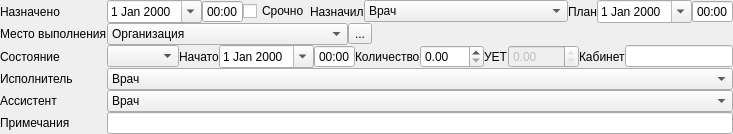
         <widget class="QFrame" name="frameAP">
          <property name="frameShape">
           <enum>QFrame::NoFrame</enum>
          </property>
          <property name="frameShadow">
           <enum>QFrame::Sunken</enum>
          </property>
          <layout class="QGridLayout" name="gridLayout_4">
           <property name="margin">
            <number>0</number>
           </property>
           <property name="spacing">
            <number>0</number>
           </property>
           <item row="3" column="1" colspan="6">
            <widget class="QWidget" name="frmMiddle" native="true">
             <layout class="QHBoxLayout" name="horizontalLayout_14">
              <property name="spacing">
               <number>0</number>
              </property>
              <property name="margin">
               <number>0</number>
              </property>
              <item>
               <widget class="CActionStatusComboBox" name="cmbStatus">
                <property name="sizePolicy">
                 <sizepolicy hsizetype="Preferred" vsizetype="Fixed">
                  <horstretch>0</horstretch>
                  <verstretch>0</verstretch>
                 </sizepolicy>
                </property>
                <property name="sizeAdjustPolicy">
                 <enum>QComboBox::AdjustToContents</enum>
                </property>
               </widget>
              </item>
              <item>
               <widget class="QFrame" name="frmAPBegDateTime">
                <property name="sizePolicy">
                 <sizepolicy hsizetype="Maximum" vsizetype="Preferred">
                  <horstretch>0</horstretch>
                  <verstretch>0</verstretch>
                 </sizepolicy>
                </property>
                <property name="frameShape">
                 <enum>QFrame::NoFrame</enum>
                </property>
                <property name="frameShadow">
                 <enum>QFrame::Plain</enum>
                </property>
                <layout class="QHBoxLayout" name="horizontalLayout_15">
                 <property name="spacing">
                  <number>0</number>
                 </property>
                 <property name="margin">
                  <number>0</number>
                 </property>
                 <item>
                  <widget class="QLabel" name="lblBegDate">
                   <property name="sizePolicy">
                    <sizepolicy hsizetype="Maximum" vsizetype="Preferred">
                     <horstretch>0</horstretch>
                     <verstretch>0</verstretch>
                    </sizepolicy>
                   </property>
                   <property name="text">
                    <string>Начато</string>
                   </property>
                   <property name="buddy">
                    <cstring>edtBegDate</cstring>
                   </property>
                  </widget>
                 </item>
                 <item>
                  <widget class="CDateEdit" name="edtBegDate">
                   <property name="sizePolicy">
                    <sizepolicy hsizetype="Maximum" vsizetype="Fixed">
                     <horstretch>0</horstretch>
                     <verstretch>0</verstretch>
                    </sizepolicy>
                   </property>
                   <property name="whatsThis">
                    <string>дата окончания осмотра</string>
                   </property>
                   <property name="calendarPopup">
                    <bool>true</bool>
                   </property>
                  </widget>
                 </item>
                 <item>
                  <widget class="CTimeEdit" name="edtBegTime">
                   <property name="sizePolicy">
                    <sizepolicy hsizetype="Maximum" vsizetype="Fixed">
                     <horstretch>0</horstretch>
                     <verstretch>0</verstretch>
                    </sizepolicy>
                   </property>
                   <property name="buttonSymbols">
                    <enum>QAbstractSpinBox::NoButtons</enum>
                   </property>
                   <property name="displayFormat">
                    <string>HH:mm</string>
                   </property>
                  </widget>
                 </item>
                </layout>
               </widget>
              </item>
              <item>
               <widget class="QFrame" name="frmAPEndDateTime">
                <property name="sizePolicy">
                 <sizepolicy hsizetype="Maximum" vsizetype="Preferred">
                  <horstretch>0</horstretch>
                  <verstretch>0</verstretch>
                 </sizepolicy>
                </property>
                <property name="frameShape">
                 <enum>QFrame::NoFrame</enum>
                </property>
                <property name="frameShadow">
                 <enum>QFrame::Plain</enum>
                </property>
                <layout class="QHBoxLayout" name="horizontalLayout_16">
                 <property name="spacing">
                  <number>0</number>
                 </property>
                 <property name="margin">
                  <number>0</number>
                 </property>
                </layout>
               </widget>
              </item>
              <item>
               <widget class="QLabel" name="lblAmount">
                <property name="sizePolicy">
                 <sizepolicy hsizetype="Maximum" vsizetype="Preferred">
                  <horstretch>0</horstretch>
                  <verstretch>0</verstretch>
                 </sizepolicy>
                </property>
                <property name="text">
                 <string>Количество</string>
                </property>
                <property name="buddy">
                 <cstring>edtAmount</cstring>
                </property>
               </widget>
              </item>
              <item>
               <widget class="QDoubleSpinBox" name="edtAmount">
                <property name="sizePolicy">
                 <sizepolicy hsizetype="Maximum" vsizetype="Fixed">
                  <horstretch>0</horstretch>
                  <verstretch>0</verstretch>
                 </sizepolicy>
                </property>
                <property name="maximum">
                 <double>999.990000000000009</double>
                </property>
               </widget>
              </item>
              <item>
               <widget class="QLabel" name="lblUet">
                <property name="sizePolicy">
                 <sizepolicy hsizetype="Maximum" vsizetype="Preferred">
                  <horstretch>0</horstretch>
                  <verstretch>0</verstretch>
                 </sizepolicy>
                </property>
                <property name="text">
                 <string>УЕТ</string>
                </property>
                <property name="buddy">
                 <cstring>edtUet</cstring>
                </property>
               </widget>
              </item>
              <item>
               <widget class="QDoubleSpinBox" name="edtUet">
                <property name="enabled">
                 <bool>false</bool>
                </property>
                <property name="sizePolicy">
                 <sizepolicy hsizetype="Maximum" vsizetype="Fixed">
                  <horstretch>0</horstretch>
                  <verstretch>0</verstretch>
                 </sizepolicy>
                </property>
                <property name="readOnly">
                 <bool>true</bool>
                </property>
                <property name="maximum">
                 <double>1000.000000000000000</double>
                </property>
                <property name="singleStep">
                 <double>0.500000000000000</double>
                </property>
               </widget>
              </item>
              <item>
               <widget class="QLabel" name="lblOffice">
                <property name="sizePolicy">
                 <sizepolicy hsizetype="Maximum" vsizetype="Preferred">
                  <horstretch>0</horstretch>
                  <verstretch>0</verstretch>
                 </sizepolicy>
                </property>
                <property name="text">
                 <string>Кабинет</string>
                </property>
                <property name="buddy">
                 <cstring>edtOffice</cstring>
                </property>
               </widget>
              </item>
              <item>
               <widget class="QLineEdit" name="edtOffice">
                <property name="sizePolicy">
                 <sizepolicy hsizetype="Maximum" vsizetype="Fixed">
                  <horstretch>0</horstretch>
                  <verstretch>0</verstretch>
                 </sizepolicy>
                </property>
                <property name="maxLength">
                 <number>16</number>
                </property>
               </widget>
              </item>
             </layout>
            </widget>
           </item>
           <item row="2" column="4" colspan="3">
            <widget class="QWidget" name="pnlMainAPMKBWidgets" native="true">
             <layout class="QHBoxLayout" name="horizontalLayout_17">
              <property name="spacing">
               <number>0</number>
              </property>
              <property name="margin">
               <number>0</number>
              </property>
              <item>
               <widget class="QWidget" name="pnlAPMKBWidgets" native="true">
                <property name="sizePolicy">
                 <sizepolicy hsizetype="Preferred" vsizetype="Preferred">
                  <horstretch>0</horstretch>
                  <verstretch>0</verstretch>
                 </sizepolicy>
                </property>
                <layout class="QHBoxLayout" name="horizontalLayout_18">
                 <property name="spacing">
                  <number>0</number>
                 </property>
                 <property name="margin">
                  <number>0</number>
                 </property>
                </layout>
               </widget>
              </item>
             </layout>
            </widget>
           </item>
           <item row="0" column="1" colspan="6">
            <widget class="QWidget" name="frmTop" native="true">
             <layout class="QHBoxLayout" name="horizontalLayout_11">
              <property name="spacing">
               <number>0</number>
              </property>
              <property name="margin">
               <number>0</number>
              </property>
              <item>
               <widget class="QFrame" name="frmAPDirectionDateTime">
                <property name="sizePolicy">
                 <sizepolicy hsizetype="Maximum" vsizetype="Preferred">
                  <horstretch>0</horstretch>
                  <verstretch>0</verstretch>
                 </sizepolicy>
                </property>
                <property name="frameShape">
                 <enum>QFrame::NoFrame</enum>
                </property>
                <property name="frameShadow">
                 <enum>QFrame::Plain</enum>
                </property>
                <layout class="QHBoxLayout" name="horizontalLayout_12">
                 <property name="spacing">
                  <number>0</number>
                 </property>
                 <property name="margin">
                  <number>0</number>
                 </property>
                 <item>
                  <widget class="CDateEdit" name="edtDirectionDate">
                   <property name="sizePolicy">
                    <sizepolicy hsizetype="Maximum" vsizetype="Fixed">
                     <horstretch>0</horstretch>
                     <verstretch>0</verstretch>
                    </sizepolicy>
                   </property>
                   <property name="whatsThis">
                    <string>дата начала осмотра</string>
                   </property>
                   <property name="calendarPopup">
                    <bool>true</bool>
                   </property>
                  </widget>
                 </item>
                 <item>
                  <widget class="CTimeEdit" name="edtDirectionTime">
                   <property name="sizePolicy">
                    <sizepolicy hsizetype="Maximum" vsizetype="Fixed">
                     <horstretch>0</horstretch>
                     <verstretch>0</verstretch>
                    </sizepolicy>
                   </property>
                   <property name="buttonSymbols">
                    <enum>QAbstractSpinBox::NoButtons</enum>
                   </property>
                   <property name="displayFormat">
                    <string>HH:mm</string>
                   </property>
                  </widget>
                 </item>
                </layout>
               </widget>
              </item>
              <item>
               <widget class="QCheckBox" name="chkIsUrgent">
                <property name="sizePolicy">
                 <sizepolicy hsizetype="Maximum" vsizetype="Fixed">
                  <horstretch>0</horstretch>
                  <verstretch>0</verstretch>
                 </sizepolicy>
                </property>
                <property name="text">
                 <string>Срочно</string>
                </property>
               </widget>
              </item>
              <item>
               <widget class="QLabel" name="lblSetPerson">
                <property name="sizePolicy">
                 <sizepolicy hsizetype="Maximum" vsizetype="Preferred">
                  <horstretch>0</horstretch>
                  <verstretch>0</verstretch>
                 </sizepolicy>
                </property>
                <property name="text">
                 <string>Назначил</string>
                </property>
                <property name="buddy">
                 <cstring>cmbSetPerson</cstring>
                </property>
               </widget>
              </item>
              <item>
               <widget class="CPersonWithOrgListComboBoxEx" name="cmbSetPerson">
                <item>
                 <property name="text">
                  <string>Врач</string>
                 </property>
                </item>
               </widget>
              </item>
              <item>
               <widget class="QLabel" name="lblPlannedEndDate">
                <property name="sizePolicy">
                 <sizepolicy hsizetype="Maximum" vsizetype="Preferred">
                  <horstretch>0</horstretch>
                  <verstretch>0</verstretch>
                 </sizepolicy>
                </property>
                <property name="text">
                 <string>План</string>
                </property>
                <property name="buddy">
                 <cstring>edtPlannedEndDate</cstring>
                </property>
               </widget>
              </item>
              <item>
               <widget class="QFrame" name="frmAPPlannedEndDateTime">
                <property name="sizePolicy">
                 <sizepolicy hsizetype="Maximum" vsizetype="Preferred">
                  <horstretch>0</horstretch>
                  <verstretch>0</verstretch>
                 </sizepolicy>
                </property>
                <property name="frameShape">
                 <enum>QFrame::NoFrame</enum>
                </property>
                <property name="frameShadow">
                 <enum>QFrame::Plain</enum>
                </property>
                <layout class="QHBoxLayout" name="horizontalLayout_13">
                 <property name="spacing">
                  <number>0</number>
                 </property>
                 <property name="margin">
                  <number>0</number>
                 </property>
                 <item>
                  <widget class="CDateEdit" name="edtPlannedEndDate">
                   <property name="sizePolicy">
                    <sizepolicy hsizetype="Maximum" vsizetype="Fixed">
                     <horstretch>0</horstretch>
                     <verstretch>0</verstretch>
                    </sizepolicy>
                   </property>
                   <property name="calendarPopup">
                    <bool>true</bool>
                   </property>
                  </widget>
                 </item>
                 <item>
                  <widget class="QTimeEdit" name="edtPlannedEndTime">
                   <property name="sizePolicy">
                    <sizepolicy hsizetype="Maximum" vsizetype="Fixed">
                     <horstretch>0</horstretch>
                     <verstretch>0</verstretch>
                    </sizepolicy>
                   </property>
                   <property name="buttonSymbols">
                    <enum>QAbstractSpinBox::NoButtons</enum>
                   </property>
                   <property name="displayFormat">
                    <string>HH:mm</string>
                   </property>
                  </widget>
                 </item>
                </layout>
               </widget>
              </item>
             </layout>
            </widget>
           </item>
           <item row="14" column="0" colspan="7">
            <widget class="QFrame" name="frmAPButtonsBar">
             <property name="frameShape">
              <enum>QFrame::NoFrame</enum>
             </property>
             <property name="frameShadow">
              <enum>QFrame::Plain</enum>
             </property>
             <property name="lineWidth">
              <number>0</number>
             </property>
             <layout class="QHBoxLayout" name="horizontalLayout_6">
              <property name="spacing">
               <number>0</number>
              </property>
              <property name="margin">
               <number>0</number>
              </property>
             </layout>
            </widget>
           </item>
           <item row="2" column="3">
            <widget class="QToolButton" name="btnSelectOrg">
             <property name="text">
              <string>...</string>
             </property>
            </widget>
           </item>
           <item row="2" column="1" colspan="2">
            <widget class="CPolyclinicComboBox" name="cmbOrg">
             <property name="sizePolicy">
              <sizepolicy hsizetype="Minimum" vsizetype="Fixed">
               <horstretch>0</horstretch>
               <verstretch>0</verstretch>
              </sizepolicy>
             </property>
             <item>
              <property name="text">
               <string>Организация</string>
              </property>
             </item>
            </widget>
           </item>
           <item row="8" column="0">
            <widget class="QLabel" name="lblNote">
             <property name="sizePolicy">
              <sizepolicy hsizetype="Maximum" vsizetype="Preferred">
               <horstretch>0</horstretch>
               <verstretch>0</verstretch>
              </sizepolicy>
             </property>
             <property name="text">
              <string>Примечания</string>
             </property>
             <property name="buddy">
              <cstring>edtNote</cstring>
             </property>
            </widget>
           </item>
           <item row="3" column="0">
            <widget class="QLabel" name="lblStatus">
             <property name="sizePolicy">
              <sizepolicy hsizetype="Maximum" vsizetype="Preferred">
               <horstretch>0</horstretch>
               <verstretch>0</verstretch>
              </sizepolicy>
             </property>
             <property name="text">
              <string>Состояние</string>
             </property>
             <property name="buddy">
              <cstring>cmbStatus</cstring>
             </property>
            </widget>
           </item>
           <item row="0" column="0">
            <widget class="QLabel" name="lblAPDirectionDate">
             <property name="sizePolicy">
              <sizepolicy hsizetype="Maximum" vsizetype="Preferred">
               <horstretch>0</horstretch>
               <verstretch>0</verstretch>
              </sizepolicy>
             </property>
             <property name="text">
              <string>Назначено</string>
             </property>
             <property name="buddy">
              <cstring>edtDirectionDate</cstring>
             </property>
            </widget>
           </item>
           <item row="6" column="0">
            <widget class="QLabel" name="lblPerson">
             <property name="sizePolicy">
              <sizepolicy hsizetype="Maximum" vsizetype="Preferred">
               <horstretch>0</horstretch>
               <verstretch>0</verstretch>
              </sizepolicy>
             </property>
             <property name="text">
              <string>Исполнитель</string>
             </property>
             <property name="buddy">
              <cstring>cmbPerson</cstring>
             </property>
            </widget>
           </item>
           <item row="2" column="0">
            <widget class="QLabel" name="lblOrg">
             <property name="sizePolicy">
              <sizepolicy hsizetype="Maximum" vsizetype="Preferred">
               <horstretch>0</horstretch>
               <verstretch>0</verstretch>
              </sizepolicy>
             </property>
             <property name="text">
              <string>Место выполнения</string>
             </property>
            </widget>
           </item>
           <item row="8" column="1" colspan="6">
            <widget class="QLineEdit" name="edtNote"/>
           </item>
           <item row="7" column="0">
            <widget class="QLabel" name="lblAssistant">
             <property name="sizePolicy">
              <sizepolicy hsizetype="Maximum" vsizetype="Preferred">
               <horstretch>0</horstretch>
               <verstretch>0</verstretch>
              </sizepolicy>
             </property>
             <property name="text">
              <string>Ассистент</string>
             </property>
             <property name="buddy">
              <cstring>cmbAssistant</cstring>
             </property>
            </widget>
           </item>
           <item row="7" column="1" colspan="6">
            <widget class="CPersonWithOrgListComboBoxEx" name="cmbAssistant">
             <property name="sizePolicy">
              <sizepolicy hsizetype="Preferred" vsizetype="Fixed">
               <horstretch>0</horstretch>
               <verstretch>0</verstretch>
              </sizepolicy>
             </property>
             <item>
              <property name="text">
               <string>Врач</string>
              </property>
             </item>
            </widget>
           </item>
           <item row="6" column="1" colspan="6">
            <widget class="CPersonWithOrgListComboBoxEx" name="cmbPerson">
             <item>
              <property name="text">
               <string>Врач</string>
              </property>
             </item>
            </widget>
           </item>
          </layout>
         </widget>
